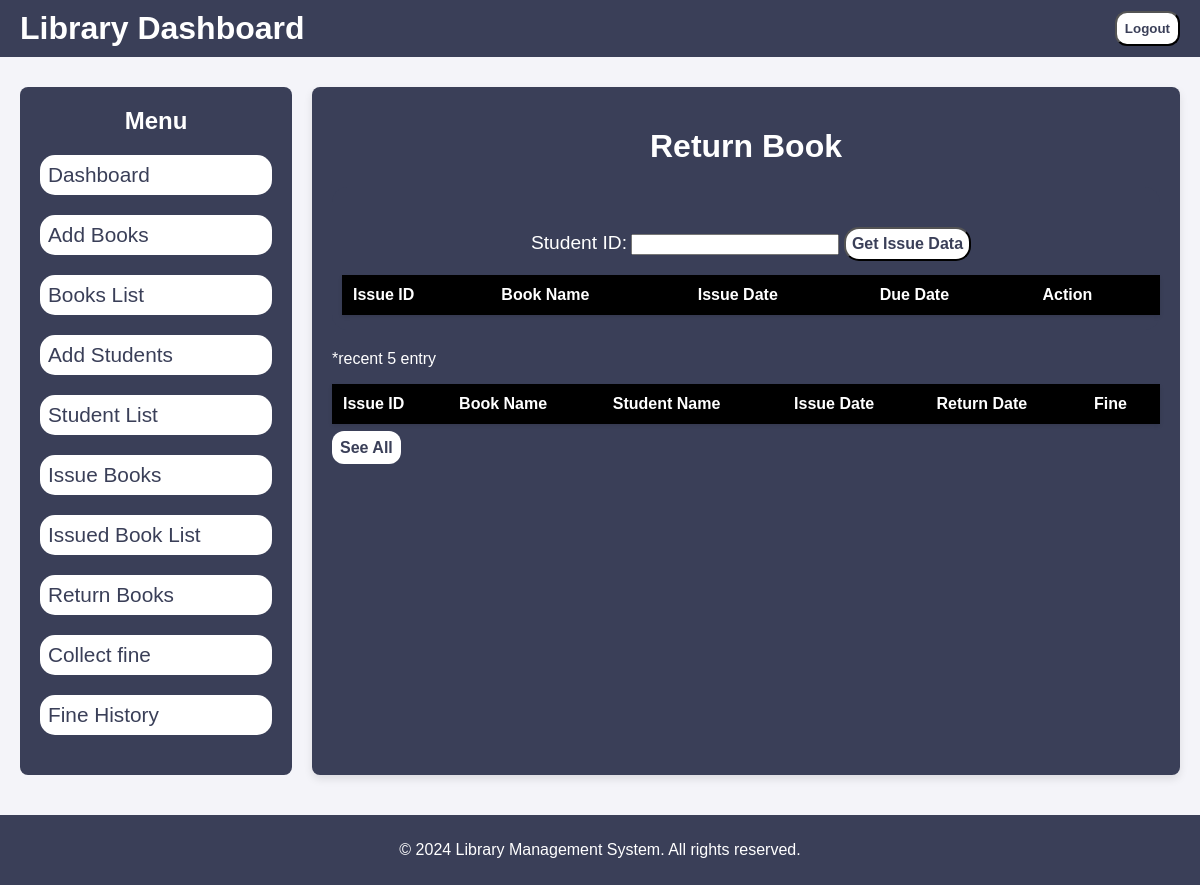
The app's page /return_book, older data.
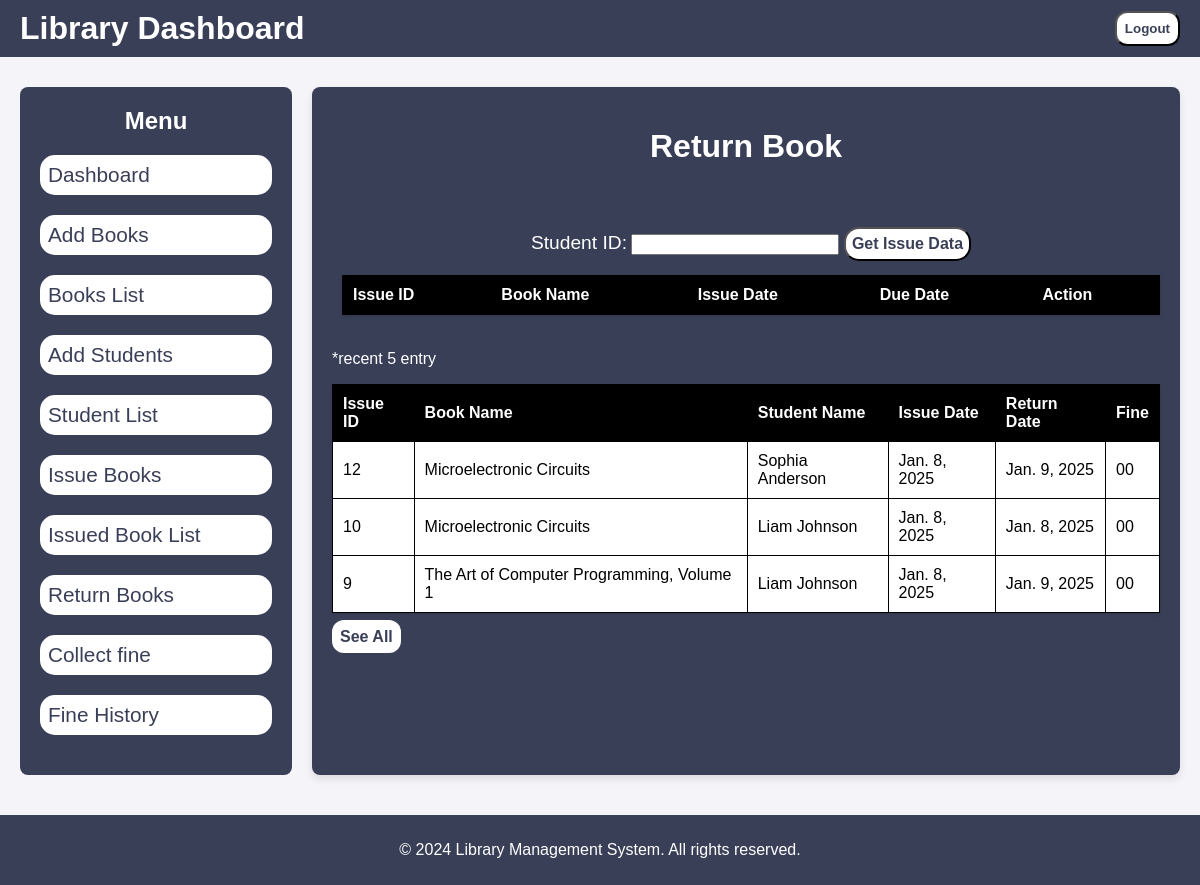
The same page, newer data.
### LibraryApp/models.py (models this page shows, shortened)
class BookIssue(models.Model):
    ISSUE_STATUS_CHOICES = [
        ('issued', 'Issued'),
        ('returned', 'Returned'),
        ('overdue', 'Overdue'),
        ('lost' , 'Lost')
    ]
    book = models.ForeignKey(Book, on_delete=models.CASCADE)
    student = models.ForeignKey(Student, on_delete=models.CASCADE)
    issue_date = models.DateField()
    due_date = models.DateField()
    return_date = models.DateField(null=True, blank=True)
    status = models.CharField(max_length=10, choices=ISSUE_STATUS_CHOICES, default='issued')
    created_at = models.DateTimeField(auto_now_add=True)
    updated_at = models.DateTimeField(auto_now=True)

class Book(models.Model):
    title = models.CharField(max_length=200)
    author = models.CharField(max_length=200)
    quantity = models.IntegerField(default=1)
    available_quantity = models.IntegerField(default=1)
    category = models.CharField(max_length=150)
    publication_year = models.IntegerField()
    created_at = models.DateTimeField(auto_now_add=True)
    updated_at = models.DateTimeField(auto_now=True)

class Student(models.Model):
    name = models.CharField(max_length=100)
    email = models.EmailField(unique=True)
    department = models.CharField(max_length=100)
    phone = models.IntegerField(max_length=15)
    created_at = models.DateTimeField(auto_now_add=True , editable=False)
    updated_at = models.DateTimeField(auto_now=True)

### LibraryApp/views.py (the view)
# urls.py: path('return_book' , views.return_book , name = 'return_book'),
def return_book(request):
    issue_data = BookIssue.objects.filter(return_date__isnull = False).order_by('-id')[:5]
    return render(request , 'return_book.html' , {'issue_data' : issue_data})

### templates/return_book.html (shortened to what this page needs)
{% extends 'base.html' %}
{% load static %}
    {% block content %}
        <div class="main-content">
            <h1> Return Book </h1>
            <div class="issue_form">
                <form method="post" id="issueForm">
                    <label for="student_id">Student ID:</label>
                    <input type="text" id="student_id" name="student_id" required>
                    <button type="submit">Get Issue Data</button>
                </form>
                <table id="data_table">
                    <thead>
                        <tr>
                            <th>Issue ID</th>
                            <th>Book Name</th>
                            <th>Issue Date</th>
                            <th>Due Date</th>
                            <th>Action</th>
                        </tr>
                    </thead>
                </table>
            </div>
            <div class="table-container">
                <p style="color: white;"> *recent 5 entry</p>
                <table>
                    <thead>
                        <tr>
                            <th>Issue ID</th>
                            <th>Book Name</th>
                            <th>Student Name</th>
                            <th>Issue Date</th>
                            <th>Return Date</th>
                            <th>Fine</th>
                        </tr>
                    </thead>
                    <tbody>
                        {% for data in issue_data %}
                        <tr>
                            <td>{{data.id}}</td>
                            <td>{{data.book.title}}</td>
                            <td>{{data.student.name}}</td>
                            <td>{{data.issue_date}}</td>
                            <td>{{data.return_date}}</td>
                            <td>00</td>
                        </tr>
                        {% endfor %}
                    </tbody>
                </table>
                <a class="btn" href="{% url 'return_table' %}">See All</a>
            </div>
        </div>
{% endblock %}

Row changes from the older to the newer data that the page shows:
added BookIssue: id "12", book "Microelectronic Circuits", student.name "Sophia Anderson", issue_date "Jan. 8, 2025", return_date "Jan. 9, 2025"
added BookIssue: id "10", book "Microelectronic Circuits", student.name "Liam Johnson", issue_date "Jan. 8, 2025", return_date "Jan. 8, 2025"
added BookIssue: id "9", book "The Art of Computer Programming, Volume 1", student.name "Liam Johnson", issue_date "Jan. 8, 2025", return_date "Jan. 9, 2025"
